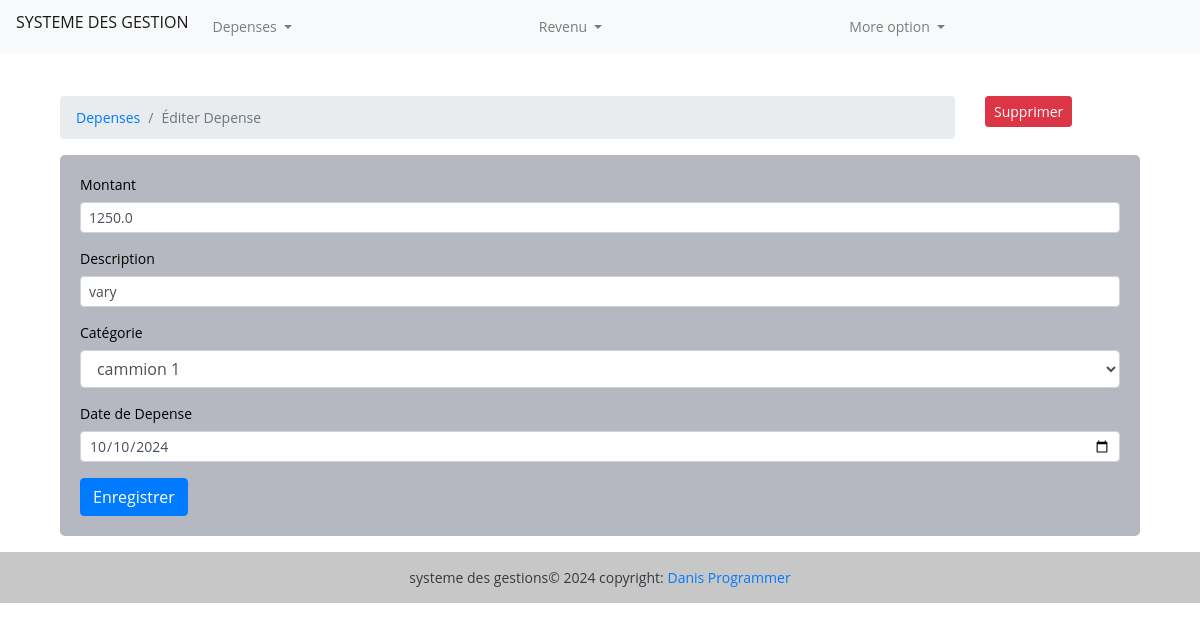
/expenses/edit-expense/1, run on the app's committed database.
### expenses/models.py (models this page shows, shortened)
class Expense(models.Model):
    amount = models.FloatField()
    date = models.DateField(default=now)
    description = models.TextField()
    save_by = models.ForeignKey(to=User, on_delete=models.CASCADE)
    category = models.CharField(max_length=266)
    class Meta:
        ordering:['-date']

### expenses/views.py (the view, shortened to what this page needs)
# urls.py: path('edit-expense/<int:id>', views.expense_edit, name="expense-edit"),
def expense_edit(request, id):
    expense = Expense.objects.get(pk=id)
    categories = Category.objects.all()
    context = {
        'expense': expense,
        'values': expense,
        'categories': categories
    }
    if request.method == 'GET':
        return render(request, 'expenses/edit-expense.html', context)

### templates/expenses/edit-expense.html (shortened to what this page needs)
{% extends 'base.html' %} {% block content %}
<div class="container mt-4">
  <div class="row">
    <div class="col-md-10">
      <nav aria-label="breadcrumb">
        <ol class="breadcrumb">
          <li class="breadcrumb-item">
            <a href="{% url 'expenses'%}">Depenses</a>
          </li>
          <li class="breadcrumb-item active" aria-current="page">
            Éditer Depense
          </li>
        </ol>
      </nav>
    </div>
    <div class="col-md-2">
      <a
        href="{% url 'expense-delete' expense.id %}"
        class="btn btn-danger btn-sm"
        >Supprimer</a
      >
    </div>
  </div>
  <div class="card">
    <div class="card-body">
      <form action="{% url 'expense-edit' expense.id %}" method="post">
        <div class="form-group">
          <label for="">Montant</label>
          <input
            type="number"
            class="form-control form-control-sm"
            name="amount"
            value="{{values.amount}}"
          />
        </div>
        <div class="form-group">
          <label for="">Description</label>
          <input
            type="text"
            class="form-control form-control-sm"
            name="description"
            value="{{values.description}}"
          />
        </div>
        <div class="form-group">
          <label for="">Catégorie</label>
          <select class="form-control" name="category">
            <option selected name="category" value="{{values.category}}"
              >{{values.category}}</option
            >
          </select>
        </div>
        <div class="form-group">
          <label for="">Date de Depense</label>
          <input
            type="date"
            value="{{values.date |date:'Y-m-d' }}"
            class="form-control form-control-sm"
            name="expense_date"
          />
        </div>
        <input
          type="submit"
          value="Enregistrer"
          class="btn btn-primary btn-primary-sm"
        />
      </form>
    </div>
  </div>
</div>
{% endblock %}

### static/css/style.css (style rules this page uses)
body { margin: 0; padding: 0; font: 400 .875rem 'Open Sans', sans-serif; color: #000; background: #ffffffce; position: relative; height: 100%; }
.card { background: #272e4856; -webkit-border-radius: 5px; -moz-border-radius: 5px; border-radius: 5px; border: 0; margin-bottom: 1rem; }

### data on the page
Expense: amount "1250.0", description "vary", category "cammion 1", expense_date "10/10/2024"
